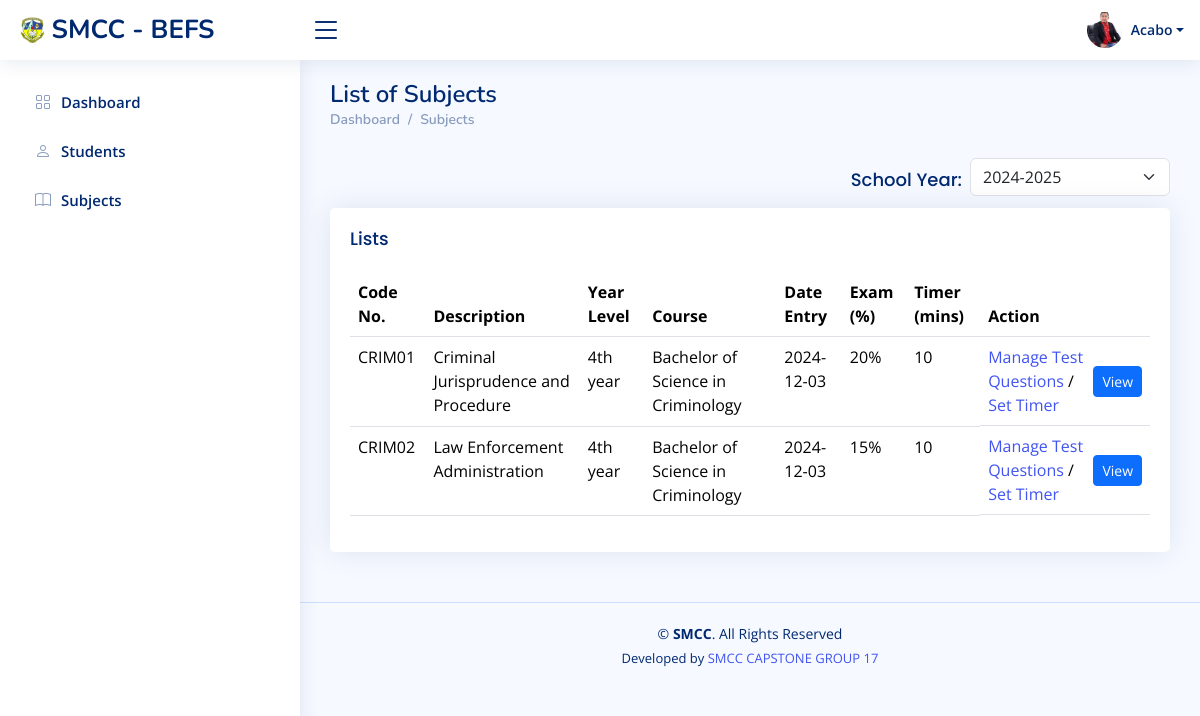
/reviewer/reviewer_subjects.php?user_id=2, run on the app's committed database.
### tables this page shows
CREATE TABLE `users` (
  `id` int(11) NOT NULL,
  `username` varchar(255) DEFAULT NULL,
  `password` varchar(255) DEFAULT NULL,
  `type` varchar(255) DEFAULT NULL,
  `status` varchar(255) DEFAULT NULL,
  `fname` varchar(255) DEFAULT NULL,
  `lname` varchar(255) DEFAULT NULL,
  `profile_image` varchar(255) DEFAULT NULL,
  `date_created` datetime DEFAULT NULL,
  `logged_in` varchar(255) DEFAULT NULL
);

CREATE TABLE `subjects` (
  `id` int(11) NOT NULL,
  `code` varchar(255) DEFAULT NULL,
  `description` varchar(255) DEFAULT NULL,
  `year_level_id` int(11) DEFAULT NULL,
  `course_id` int(11) DEFAULT NULL,
  `school_year_id` int(11) DEFAULT NULL,
  `date_entry` datetime DEFAULT NULL,
  `status` varchar(255) DEFAULT NULL
);

CREATE TABLE `year_level` (
  `id` int(11) NOT NULL,
  `description` varchar(255) DEFAULT NULL,
  `user_id` int(11) DEFAULT NULL,
  `date_entry` datetime DEFAULT NULL,
  `status` varchar(255) DEFAULT NULL
);

CREATE TABLE `course` (
  `id` int(11) NOT NULL,
  `description` varchar(255) DEFAULT NULL,
  `year_level_id` int(11) DEFAULT NULL,
  `school_year` varchar(255) DEFAULT NULL,
  `date_entry` datetime DEFAULT NULL,
  `status` varchar(255) DEFAULT NULL,
  `code_no` varchar(255) DEFAULT NULL
);

### reviewer/reviewer_subjects.php (the view, shortened to what this page needs)
<!DOCTYPE html>
<html lang="en">
<?php
include('../dbconnect.php');
$user_id = $_REQUEST['user_id'];
$current_school_year_query = mysqli_query($conn, "SELECT id, description FROM school_year WHERE status = 'Current Set'") or die(mysqli_error($conn));
$current_school_year = mysqli_fetch_assoc($current_school_year_query);
$current_school_year_id = $current_school_year['id'] ?? null;
$selected_school_year = $_GET['school_year'] ?? $current_school_year_id;
?>
<head>
  <link href="../assets/vendor/bootstrap/css/bootstrap.min.css" rel="stylesheet">
  <link href="../assets/vendor/bootstrap-icons/bootstrap-icons.css" rel="stylesheet">
  <link href="../assets/vendor/boxicons/css/boxicons.min.css" rel="stylesheet">
  <link href="../assets/vendor/quill/quill.snow.css" rel="stylesheet">
  <link href="../assets/vendor/quill/quill.bubble.css" rel="stylesheet">
  <link href="../assets/vendor/remixicon/remixicon.css" rel="stylesheet">
  <link href="../assets/vendor/simple-datatables/style.css" rel="stylesheet">
  <link href="../assets/css/style.css" rel="stylesheet">
</head>
<body>
<?php
$query = mysqli_query($conn, "SELECT * FROM users WHERE id = '$user_id'") or die(mysqli_error());
if ($row = mysqli_fetch_array($query)) {
    $lname = ucfirst(strtolower($row['lname']));
}
?>
  <?php include('reviewer_header.php'); ?>
  <?php include('reviewer_sidebar.php'); ?>
  <main id="main" class="main">
    <div class="pagetitle">
      <h1>List of Subjects</h1>
      <nav>
        <ol class="breadcrumb">
          <li class="breadcrumb-item"><a href="reviewer_home.php?user_id=<?php echo $user_id; ?>">Dashboard</a></li>
          <li class="breadcrumb-item">Subjects</li>
        </ol>
      </nav>
    </div>
    <div>
        <form method="GET" action="reviewer_subjects.php">
          <div class="d-flex align-items-center justify-content-end">
            <label for="school_year_filter" class="card-title me-2">School Year:</label>
            <select class="form-select" style="width: 200px;" name="school_year" id="school_year_filter" onchange="this.form.submit()">
              <?php
          $sy_query = mysqli_query($conn, "SELECT id, description FROM school_year ORDER BY description ASC");
          while ($sy_row = mysqli_fetch_assoc($sy_query)) {
            $selected = ($sy_row['id'] == $selected_school_year) ? 'selected' : '';
            echo "<option value='{$sy_row['id']}' $selected>{$sy_row['description']}</option>";
                }
              ?>
            </select>
          </div>
        </form>
    </div>
    <section class="section">
      <div class="row">
        <div class="col-lg-12">
          <div class="card">
            <div class="card-body">
              <h5 class="card-title">Lists</h5>
              <table class="table datatable">
                <thead>
                  <tr>
                    <th>Code No.</th>
                    <th>Description</th>
                    <th>Year Level</th>
                    <th>Course</th>
                    <th>Date Entry</th>
                    <th>Exam (%)</th>
                    <th>Timer (mins)</th>
                    <th>Action</th>
                  </tr>
                </thead>
                <tbody>
                <?php
              $school_year_filter = $selected_school_year ? "AND subjects.school_year_id = '$selected_school_year'" : '';
                $query = mysqli_query($conn, "
                SELECT DISTINCT
                    subjects.id AS s_id,
                    subjects.code AS s_code,
                    subjects.description AS s_desc,
                    year_level.description AS y_desc,
                    course.description AS c_desc,
                    course.id AS c_id,
                    school_year.description AS sy_desc,
                    subjects.date_entry AS s_date,
                    subjects.status AS s_status,
                    subject_percent.percent AS percent,
                    subjects_timer.timer AS timer
                FROM
                    subjects
                JOIN year_level ON subjects.year_level_id = year_level.id
                JOIN course ON subjects.course_id = course.id
                JOIN school_year ON subjects.school_year_id = school_year.id
                JOIN subject_percent ON subjects.id = subject_percent.sub_id
                LEFT JOIN subjects_timer ON subjects.id = subjects_timer.subjects_id
                JOIN faculty_subjects ON subjects.id = faculty_subjects.subjects_id
                WHERE
                    subjects.status = 'Active' AND
                    faculty_subjects.faculty_id = '$user_id'
                    $school_year_filter
              ") or die(mysqli_error());
                while ($row = mysqli_fetch_array($query)) {
                    $s_id = $row['s_id'];
                    $s_code = $row['s_code'];
                    $s_desc = $row['s_desc'];
                    $y_desc = $row['y_desc'];
                    $c_desc = $row['c_desc'];
                    $s_date = $row['s_date'];
                    $formatted_date = date('Y-m-d', strtotime($s_date));
                    $percent = $row['percent'];
                    $timer = $row['timer'] ?? 'N/A';
                ?>
                  <tr>
                      <td><?php echo $s_code; ?></td>
                      <td><?php echo $s_desc; ?></td>
                      <td><?php echo $y_desc; ?></td>
                      <td><?php echo $c_desc; ?></td>
                      <td><?php echo $formatted_date; ?></td>
                      <td><?php echo $percent; ?>%</td>
                      <td><?php echo $timer; ?></td>
                      <td class="d-flex justify-content-between align-items-center">
                        <div>
                          <a href="reviewer_test_questions.php?user_id=<?php echo $user_id; ?>&s_id=<?php echo $s_id; ?>" class="text-decoration-none">
                              Manage Test Questions
                          </a> /
                          <a href="#" class="text-decoration-none" data-bs-toggle="modal" data-bs-target="#timerModal">
                              Set Timer
                          </a>
                        </div>
                        <div>
                          <a href="reviewer_students_view.php?user_id=<?php echo $user_id; ?>&sub_id=<?php echo $s_id; ?>" class="btn btn-primary btn-sm">
                              View
                          </a>
                        </div>
                      </td>
                  </tr>
                  <?php } ?>
                </tbody>
              </table>
            </div>
          </div>
        </div>
      </div>
    </section>
  </main>
   <?php include('../footer.php'); ?>
</body>
</html>

### reviewer/reviewer_header.php (shortened to what this page needs)
<header id="header" class="header fixed-top d-flex align-items-center">
    <div class="d-flex align-items-center justify-content-between">
        <a href="reviewer_home.php?user_id=<?php echo $user_id; ?>" class="logo d-flex align-items-center">
            <img src="../images/Smcc_logo.gif" alt="">
            <span class="d-none d-lg-block">SMCC - BEFS</span>
        </a>
        <i class="bi bi-list toggle-sidebar-btn"></i>
    </div>
    <nav class="header-nav ms-auto">
        <ul class="d-flex align-items-center">
            <li class="nav-item dropdown pe-3">
                <a class="nav-link nav-profile d-flex align-items-center pe-0" href="#" id="navbarDropdown" data-bs-toggle="dropdown" aria-expanded="false">
                    <?php
                    $profile_image = !empty($row['profile_image']) ? $row['profile_image'] : '../assets/img/profile-img2.jpg';
                    ?>
                    <img src="<?php echo $profile_image; ?>" alt="Profile" class="rounded-circle">
                    <span class="d-none d-md-block dropdown-toggle ps-2"><?php echo $lname; ?></span>
                </a>
            </li>
        </ul>
    </nav>
</header>

### assets/css/style.css (style rules this page uses)
:root { scroll-behavior: smooth; }
body { font-family: "Open Sans", sans-serif; background: #f6f9ff; color: #444444; }
a { color: #4154f1; text-decoration: none; }
h1, h2, h3, h4, h5, h6 { font-family: "Nunito", sans-serif; }
#main { margin-top: 60px; padding: 20px 30px; transition: all 0.3s; }
.pagetitle { margin-bottom: 10px; }
.pagetitle h1 { font-size: 24px; margin-bottom: 0; font-weight: 600; color: #012970; }
.card { margin-bottom: 30px; border: none; border-radius: 5px; box-shadow: 0px 0 30px rgba(1, 41, 112, 0.1); }
.card-title { padding: 20px 0 15px 0; font-size: 18px; font-weight: 500; color: #012970; font-family: "Poppins", sans-serif; }
.card-body { padding: 0 20px 20px 20px; }
.breadcrumb { font-size: 14px; font-family: "Nunito", sans-serif; color: #899bbd; font-weight: 600; }
.breadcrumb a { color: #899bbd; transition: 0.3s; }
.breadcrumb .breadcrumb-item::before { color: #899bbd; }
.logo { line-height: 1; }
@media (min-width: 1200px) { .logo { width: 280px; } }
.logo img { max-height: 26px; margin-right: 6px; }
.logo span { font-size: 26px; font-weight: 700; color: #012970; font-family: "Nunito", sans-serif; }
.header { transition: all 0.5s; z-index: 997; height: 60px; box-shadow: 0px 2px 20px rgba(1, 41, 112, 0.1); background-color: #fff; padding-left: 20px; }
.header .toggle-sidebar-btn { font-size: 32px; padding-left: 10px; cursor: pointer; color: #012970; }
.header-nav ul { list-style: none; }
.header-nav>ul { margin: 0; padding: 0; }
.header-nav .nav-profile { color: #012970; }
.header-nav .nav-profile img { max-height: 36px; }
.header-nav .nav-profile span { font-size: 14px; font-weight: 600; }
@media (min-width: 1200px) { #main, #footer { margin-left: 300px; } }

### data on the page
users: profile_image (picture), lname "Acabo"
subjects: code "CRIM01", description "Criminal Jurisprudence and Procedure", year_level.description "4th year", course.description "Bachelor of Science in Criminology", date_entry "2024-12-03", percent "20", timer "10"
subjects: code "CRIM02", description "Law Enforcement Administration", year_level.description "4th year", course.description "Bachelor of Science in Criminology", date_entry "2024-12-03", percent "15", timer "10"

### other printed values
form field school_year "2024-2025"
